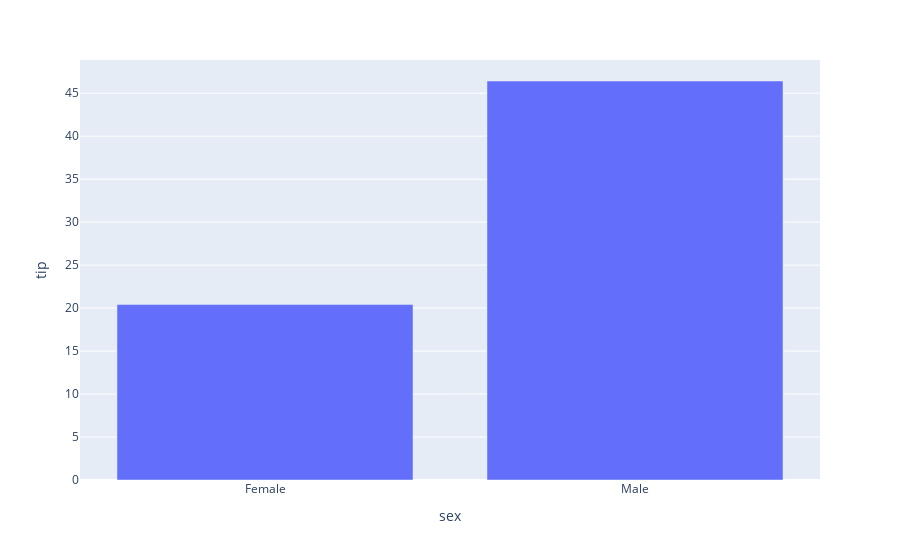

Notebook cell for this chart:
### Code cell
fig = px.bar(df_processed, x="sex", y="tip")
fig.show()

### Figure 1 — Plotly figure (JSON) as saved in the notebook; plotly's stock layout.template omitted (floating-point values rounded to 4 significant figures)
{"data": [{"hovertemplate": "sex=%{x}<br>tip=%{y}<extra></extra>", "legendgroup": "", "marker": {"color": "#636efa", "pattern": {"shape": ""}}, "name": "", "orientation": "v", "showlegend": false, "textposition": "auto", "type": "bar", "x": ["Female", "Male"], "xaxis": "x", "y": [20.41, 46.42], "yaxis": "y"}], "layout": {"barmode": "relative", "legend": {"tracegroupgap": 0}, "margin": {"t": 60}, "xaxis": {"anchor": "y", "domain": [0, 1], "title": {"text": "sex"}}, "yaxis": {"anchor": "x", "domain": [0, 1], "title": {"text": "tip"}}}}
